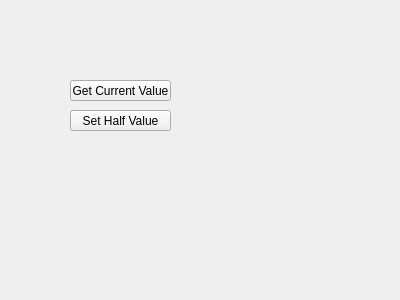
<?xml version="1.0" encoding="UTF-8"?>
<ui version="4.0">
 <class>Widget</class>
 <widget class="QWidget" name="Widget">
  <property name="geometry">
   <rect>
    <x>0</x>
    <y>0</y>
    <width>400</width>
    <height>300</height>
   </rect>
  </property>
  <property name="windowTitle">
   <string>Widget</string>
  </property>
  <widget class="SmallWidget" name="widget" native="true">
   <property name="geometry">
    <rect>
     <x>20</x>
     <y>20</y>
     <width>200</width>
     <height>40</height>
    </rect>
   </property>
  </widget>
  <widget class="QPushButton" name="btn_get">
   <property name="geometry">
    <rect>
     <x>70</x>
     <y>80</y>
     <width>101</width>
     <height>21</height>
    </rect>
   </property>
   <property name="text">
    <string>Get Current Value</string>
   </property>
  </widget>
  <widget class="QPushButton" name="btn_set">
   <property name="geometry">
    <rect>
     <x>70</x>
     <y>110</y>
     <width>101</width>
     <height>21</height>
    </rect>
   </property>
   <property name="text">
    <string>Set Half Value</string>
   </property>
  </widget>
 </widget>
 <customwidgets>
  <customwidget>
   <class>SmallWidget</class>
   <extends>QWidget</extends>
   <header location="global">smallwidget.h</header>
   <container>1</container>
  </customwidget>
 </customwidgets>
 <resources/>
 <connections/>
</ui>
